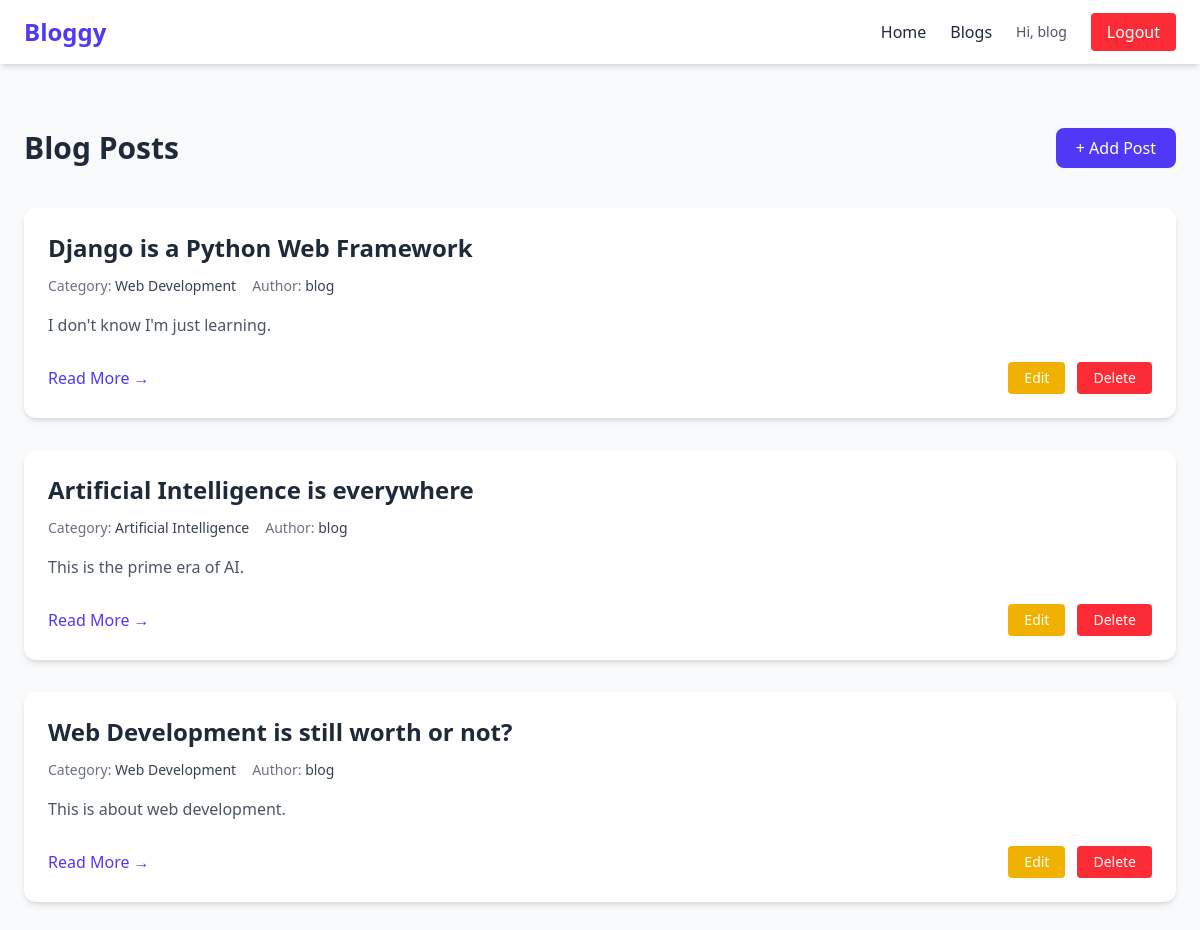
/bloggy/post_list/ (signed in), run on an earlier commit of the app's database.
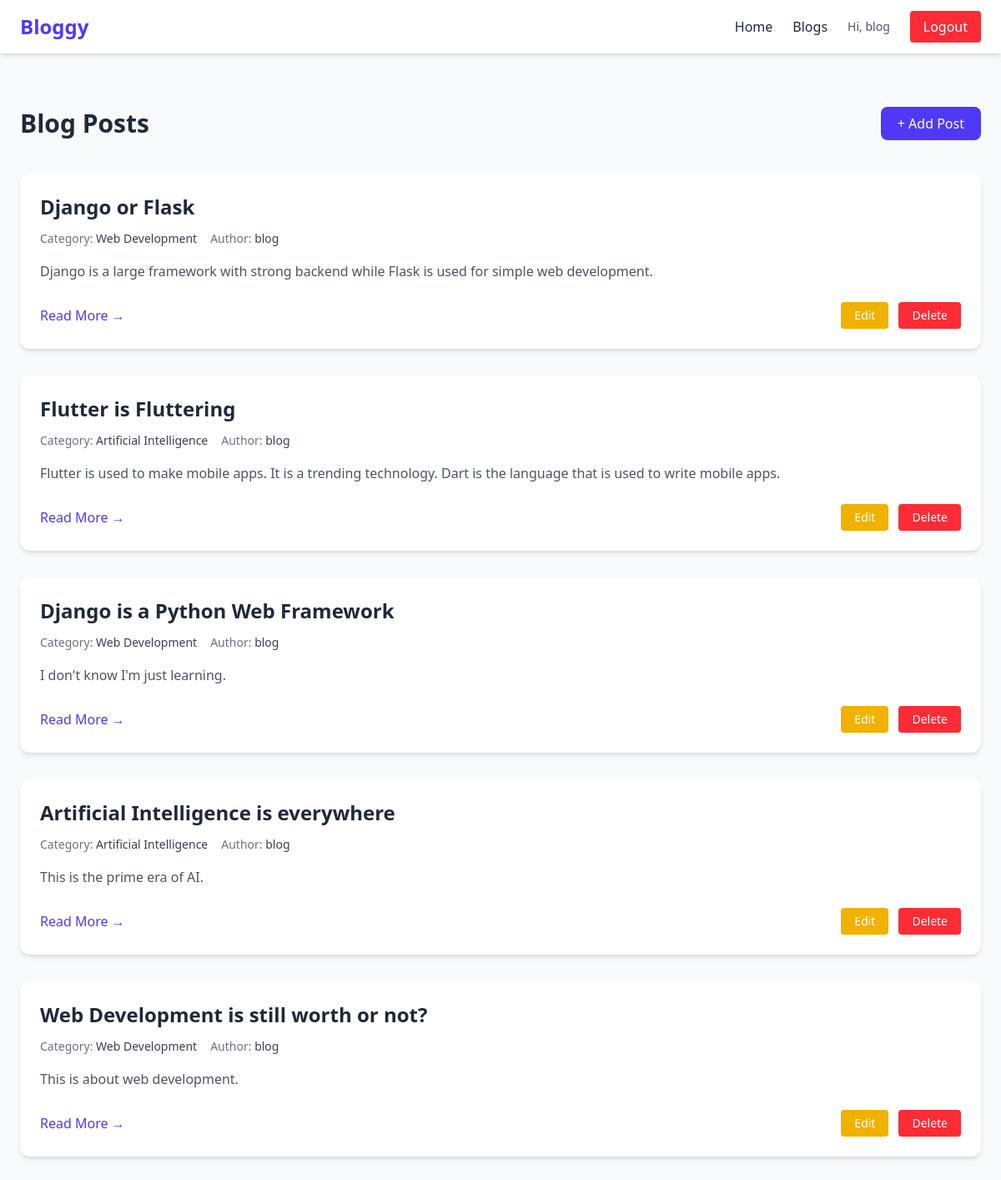
And on a later commit of the database.
### blog/models.py (models this page shows, shortened)
class Post(models.Model):
    title = models.CharField(max_length=100)
    content = models.TextField()
    category = models.ForeignKey(Category, on_delete=models.SET_NULL, null=True, blank=True)
    author = models.ForeignKey(User, on_delete=models.CASCADE)
    created_at = models.DateTimeField(auto_now_add=True)
    updated_at = models.DateTimeField(auto_now=True)

class Category(models.Model):
    name = models.CharField(max_length=100)
    slug = models.SlugField(unique=True)
    def __str__(self):
        return self.name

### blog/views.py (the view)
# urls.py: path('post_list/', post_list, name='post_list'),
@login_required
def post_list(request):
    posts = Post.objects.all().order_by('-created_at')
    return render(request, 'blog/blog_list.html', {'posts': posts})

### blog/templates/blog/blog_list.html (shortened to what this page needs)
{% extends "base.html" %}
{% block content %}
<div class="flex items-center justify-between mb-10">
    <h1 class="text-3xl font-bold text-gray-800">
        Blog Posts
    </h1>
    {% if user.is_authenticated %}
        <a href="{% url 'create_post' %}"
           class="px-5 py-2 bg-indigo-600 text-white rounded-lg hover:bg-indigo-700 transition">
            + Add Post
        </a>
    {% endif %}
</div>
<div class="grid gap-8">
    {% for post in posts %}
        <article class="bg-white rounded-xl shadow-md p-6 hover:shadow-lg transition">
            <h2 class="text-2xl font-semibold text-gray-800 mb-3">
                {{ post.title }}
            </h2>
            <div class="text-sm text-gray-500 mb-4 flex flex-wrap gap-x-4 gap-y-1">
                <span>
                    Category:
                    <span class="font-medium text-gray-700">
                        {{ post.category|default:"Uncategorized" }}
                    </span>
                </span>
                <span>
                    Author:
                    <span class="font-medium text-gray-700">
                        {{ post.author.username }}
                    </span>
                </span>
            </div>
            <p class="text-gray-600 mb-6 leading-relaxed">
                {{ post.content|truncatewords:30 }}
            </p>
            <div class="flex items-center justify-between">
                <a href="{% url 'post_detail' post.id %}"
                   class="text-indigo-600 font-medium hover:underline">
                    Read More →
                </a>
                {% if post.author == request.user %}
                    <div class="flex space-x-3">
                        <a href="{% url 'update_post' post.id %}"
                           class="px-4 py-1.5 text-sm rounded bg-yellow-500 text-white hover:bg-yellow-600 transition">
                            Edit
                        </a>
                        <a href="{% url 'delete_post' post.id %}"
                           class="px-4 py-1.5 text-sm rounded bg-red-500 text-white hover:bg-red-600 transition">
                            Delete
                        </a>
                    </div>
                {% endif %}
            </div>
        </article>
    {% endfor %}
</div>
{% endblock %}

### templates/base.html (shortened to what this page needs)
<!DOCTYPE html>
<html lang="en">
<head>
    {% load static %}
    <link href="{% static 'src/output.css' %}" rel="stylesheet">
</head>
<body class="bg-gray-50 text-gray-800">
    <header class="bg-white shadow-md">
        <nav class="max-w-7xl mx-auto px-6 py-4 flex items-center justify-between">
            <a href="{% url 'home' %}" class="text-2xl font-bold text-indigo-600">
                Bloggy
            </a>
            <ul class="flex items-center space-x-6">
                <li>
                    <a href="{% url 'home' %}" class="hover:text-indigo-600 transition">
                        Home
                    </a>
                </li>
                {% if user.is_authenticated %}
                <li>
                    <a href="{% url 'post_list' %}" class="hover:text-indigo-600 transition">
                        Blogs
                    </a>
                </li>
                <li class="text-sm text-gray-600">
                    Hi, <span class="font-medium">{{ user.username }}</span>
                </li>
                <li>
                    <a href="{% url 'logout' %}"
                        class="px-4 py-2 rounded bg-red-500 text-white hover:bg-red-600 transition">
                        Logout
                    </a>
                </li>
                {% endif %}
            </ul>
        </nav>
    </header>
    <main class="max-w-7xl mx-auto px-6 py-16">
        {% block content %}{% endblock %}
    </main>
</body>
</html>

What changed in the data, as far as the page shows it:
added Post: title "Django or Flask", category "Web Development", author.username "blog", content "Django is a large framework with strong backend while Flask is used for simple web development.", shows "Edit"
added Post: title "Flutter is Fluttering", category "Artificial Intelligence", author.username "blog", content "Flutter is used to make mobile apps. It is a trending technology. Dart is the language that is used to write mobile apps.", shows "Edit"
